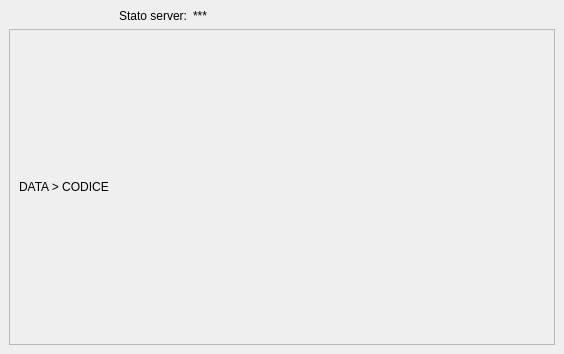
<?xml version="1.0" encoding="UTF-8"?>
<ui version="4.0">
 <class>Server</class>
 <widget class="QMainWindow" name="Server">
  <property name="geometry">
   <rect>
    <x>0</x>
    <y>0</y>
    <width>564</width>
    <height>354</height>
   </rect>
  </property>
  <property name="windowTitle">
   <string>MainWindow</string>
  </property>
  <property name="windowIcon">
   <iconset resource="sfondoCantina.qrc">
    <normaloff>:/sfondo/2_icon38Server.png</normaloff>:/sfondo/2_icon38Server.png</iconset>
  </property>
  <widget class="QWidget" name="centralwidget">
   <layout class="QGridLayout" name="gridLayout">
    <item row="0" column="1">
     <layout class="QVBoxLayout" name="verticalLayout">
      <item>
       <layout class="QHBoxLayout" name="horizontalLayout">
        <item>
         <widget class="QLabel" name="StatoServerLabel">
          <property name="layoutDirection">
           <enum>Qt::LeftToRight</enum>
          </property>
          <property name="text">
           <string>Stato server:</string>
          </property>
          <property name="alignment">
           <set>Qt::AlignRight|Qt::AlignTrailing|Qt::AlignVCenter</set>
          </property>
         </widget>
        </item>
        <item>
         <widget class="QLabel" name="StatoLabel">
          <property name="text">
           <string>***</string>
          </property>
         </widget>
        </item>
        <item>
         <widget class="QLabel" name="label">
          <property name="text">
           <string>&lt;html&gt;&lt;head/&gt;&lt;body&gt;&lt;p&gt;&lt;img src=&quot;:/sfondo/gray.png&quot;/&gt;&lt;/p&gt;&lt;/body&gt;&lt;/html&gt;</string>
          </property>
          <property name="alignment">
           <set>Qt::AlignRight|Qt::AlignTrailing|Qt::AlignVCenter</set>
          </property>
         </widget>
        </item>
       </layout>
      </item>
      <item>
       <widget class="QScrollArea" name="scrollArea">
        <property name="widgetResizable">
         <bool>true</bool>
        </property>
        <widget class="QWidget" name="scrollContent">
         <property name="geometry">
          <rect>
           <x>0</x>
           <y>0</y>
           <width>542</width>
           <height>300</height>
          </rect>
         </property>
         <layout class="QGridLayout" name="gridLayout_2">
          <item row="0" column="0">
           <widget class="QLabel" name="AggLabel">
            <property name="text">
             <string>DATA &gt; CODICE</string>
            </property>
           </widget>
          </item>
         </layout>
        </widget>
       </widget>
      </item>
     </layout>
    </item>
   </layout>
  </widget>
 </widget>
 <resources>
  <include location="../applicazione/sfondoCantina.qrc"/>
  <include location="sfondoCantina.qrc"/>
 </resources>
 <connections/>
</ui>
